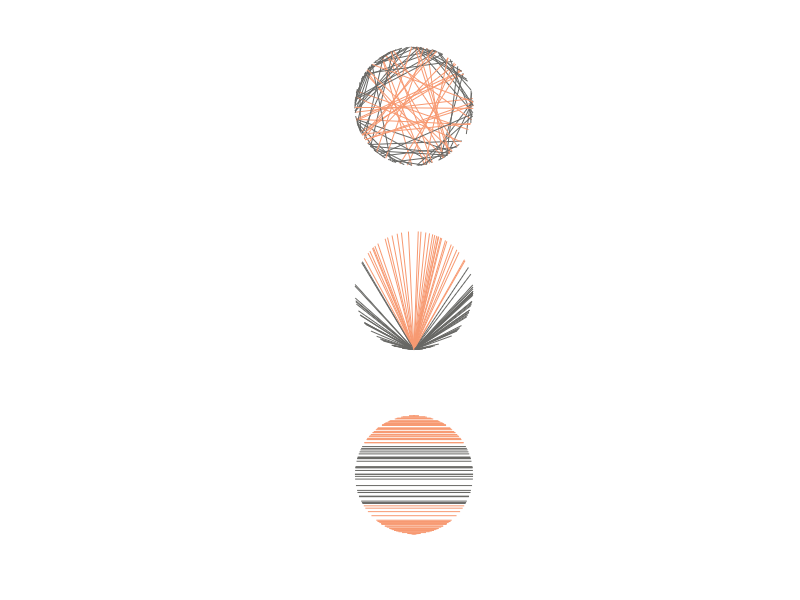

The MATLAB source for this figure:

radius = 2;
close all


N = 1000;
angles = linspace(0,360, N);
CenterX = 0;
CenterY = 0;
x = radius .* cos(angles) + CenterX;
y = radius .* sin(angles) + CenterY;
% plot(x,y, 'k', 'LineWidth',0.1)
subplot(3,1,1)
hold on
c = summer(N);
c1 = [103 103 100]./255;
c2 = [247 153 113]./255;
for i = 1:N
    r1 = randi(N);
    r2 = randi(N);

    p1(i,:) = [x(r1) y(r1)];
    p2(i,:) = [x(r2) y(r2)];

    midpoint(i,:) = [(p1(i,1)+p2(i,1))/2 (p1(i,2)+p2(i,2))/2];
    
    if (midpoint(i,1)-CenterX)^2+(midpoint(i,2)-CenterY)^2>(radius/2)
        carray(i,:) = c1;
    else
        carray(i,:) = c2;
    end

end

for i = 1:100
    plot([p1(i,1) p2(i,1)], [p1(i,2) p2(i,2)], 'Color', carray(i,:));
    hold on
end
axis equal
axis off


%% 
subplot(3,1,2)

N = 1000;
angles = linspace(0,360, N);
CenterX = 0;
CenterY = 0;
x = radius .* cos(angles) + CenterX;
y = radius .* sin(angles) + CenterY;
a = radius*3/sqrt(3);

for i = 1:N
    r1 = randi(N);
    r2 = randi(N);

    p1(i,:) = [CenterX CenterY-radius];
    p2(i,:) = [x(r1) y(r1)];

    if x(r1) > -a/2 && x(r1) < a/2 && y(r1) > radius/2
        carray(i,:) = c2;
    else
        carray(i,:) = c1;
    end

end


for k = 1:100
    i = randi(N);
    disp(i)
    plot([p1(i,1) p2(i,1)], [p1(i,2) p2(i,2)], 'Color', carray(i,:));
    hold on
end
axis equal
axis off

% trix = [-a/2 a/2 0];
% triy = [radius/2, radius/2, -radius];
% plot(trix, triy)


%% 
subplot(3,1,3)

N = 1000;
angles = linspace(0,360, N);
CenterX = 0;
CenterY = 0;
x = radius .* cos(angles) + CenterX;
y = radius .* sin(angles) + CenterY;
a = radius*3/sqrt(3);

for i = 1:N
    r1 = randi(N);
    r2 = randi(N);

    p1(i,:) = [x(r1) y(r1)];
    p2(i,:) = [-x(r1) y(r1)];

    if abs(y(r1)) > radius/2  
        carray(i,:) = c2;
    else
        carray(i,:) = c1;
    end

end

for k = 1:100
    i = randi(N);
    disp(i)
    plot([p1(i,1) p2(i,1)], [p1(i,2) p2(i,2)], 'Color', carray(i,:));
    hold on
end
axis equal
axis off
